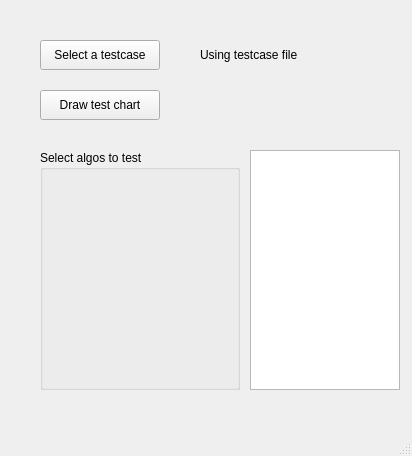
<?xml version="1.0" encoding="UTF-8"?>
<ui version="4.0">
 <class>MainWindow</class>
 <widget class="QMainWindow" name="MainWindow">
  <property name="windowModality">
   <enum>Qt::NonModal</enum>
  </property>
  <property name="enabled">
   <bool>true</bool>
  </property>
  <property name="geometry">
   <rect>
    <x>0</x>
    <y>0</y>
    <width>412</width>
    <height>456</height>
   </rect>
  </property>
  <property name="windowTitle">
   <string>Algo Tester</string>
  </property>
  <property name="windowIcon">
   <iconset>
    <normaloff>ICON.png</normaloff>ICON.png</iconset>
  </property>
  <widget class="QWidget" name="centralwidget">
   <widget class="QPushButton" name="SelectCase">
    <property name="geometry">
     <rect>
      <x>40</x>
      <y>40</y>
      <width>120</width>
      <height>30</height>
     </rect>
    </property>
    <property name="text">
     <string>Select a testcase</string>
    </property>
   </widget>
   <widget class="QLabel" name="UsingCase">
    <property name="geometry">
     <rect>
      <x>200</x>
      <y>40</y>
      <width>300</width>
      <height>30</height>
     </rect>
    </property>
    <property name="text">
     <string>Using testcase file &lt;none&gt;</string>
    </property>
   </widget>
   <widget class="QPushButton" name="DrawChart">
    <property name="enabled">
     <bool>true</bool>
    </property>
    <property name="geometry">
     <rect>
      <x>40</x>
      <y>90</y>
      <width>120</width>
      <height>30</height>
     </rect>
    </property>
    <property name="text">
     <string>Draw test chart</string>
    </property>
   </widget>
   <widget class="QGroupBox" name="ValidAlgos">
    <property name="geometry">
     <rect>
      <x>40</x>
      <y>150</y>
      <width>200</width>
      <height>240</height>
     </rect>
    </property>
    <property name="title">
     <string>Select algos to test</string>
    </property>
   </widget>
   <widget class="QListWidget" name="ValidTesters">
    <property name="geometry">
     <rect>
      <x>250</x>
      <y>150</y>
      <width>150</width>
      <height>240</height>
     </rect>
    </property>
    <property name="frameShape">
     <enum>QFrame::StyledPanel</enum>
    </property>
    <property name="frameShadow">
     <enum>QFrame::Sunken</enum>
    </property>
   </widget>
  </widget>
  <widget class="QMenuBar" name="menubar">
   <property name="geometry">
    <rect>
     <x>0</x>
     <y>0</y>
     <width>412</width>
     <height>23</height>
    </rect>
   </property>
  </widget>
  <widget class="QStatusBar" name="statusbar"/>
 </widget>
 <resources/>
 <connections/>
</ui>
